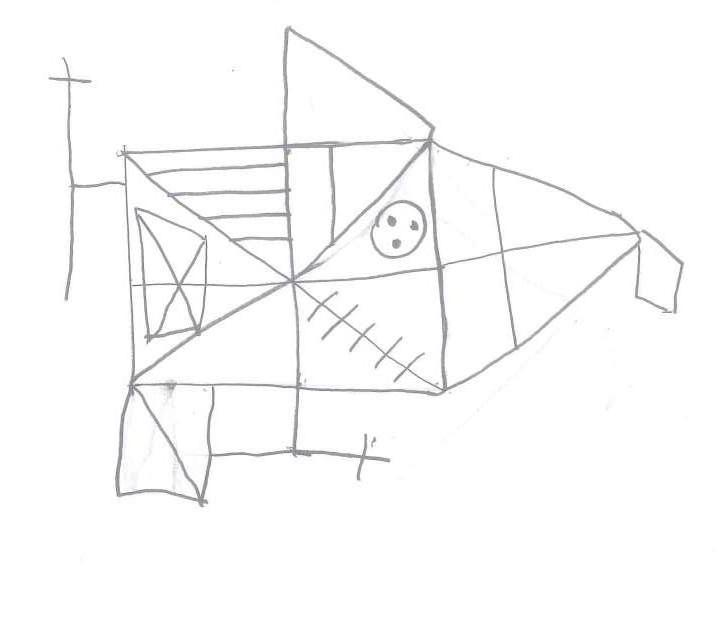
#> input picture notebooks/images/Colombia008_f4_NaN.jpg, 722 x 620 px, given in place of C9_none_foto_20190307_123539.jpg, which was not available
$ python houghlines_preprocessing.py --image notebooks/images/Colombia008_f4_NaN.jpg   (older library calls are emulated)
#> lines starting #> are read from the running program, lines starting #| are printed output that depends on the picture; after the words box and inside, x2 and y2 are one past the last pixel; in counts of white or black regions, pixels touching at a corner belong together; pictures that were not available may be replaced by others from this repository, and a replacement may not be noted
### src/data_preprocessing/helpers.py
import numpy as np
from skimage.transform import resize
from skimage import filters


# [14 lines of commented-out code are left out]


# [15 lines left out: function resize_padded, not called in this run]


# normalize image to zero mean and unit variance
def normalize(img):
    img = (img - np.mean(img)) / np.std(img)
    return img


# make image interpretable again as grayscale image (=~ undo normalization)
# [5 lines left out: function undo_normalization, not called in this run]


def cutdown(img, threshold=0.94, pad=0):
    threshold = threshold + 10 * np.finfo(float).eps
    i = 0
    while np.min(img[i, :]) > threshold:
        i = i + 1
        if i >= np.shape(img)[0]:
            i = 0
            break
    img = img[max(0, i - pad):, :]

    i = 0
    while np.min(img[np.shape(img)[0] - 1 - i, :]) > threshold:
        i = i + 1
        if i >= np.shape(img)[0]:
            i = 0
            break
    img = img[0:np.shape(img)[0] - max(i - pad, 0), :]

    i = 0
    while np.min(img[:, i]) > threshold:
        i = i + 1
        if i >= np.shape(img)[1]:
            i = 0
            break
    img = img[:, max(i - pad, 0):]

    i = 0
    while np.min(img[:, np.shape(img)[1] - 1 - i]) > threshold:
        i = i + 1
        if i >= np.shape(img)[1]:
            i = 0
            break
    img = img[:, 0:np.shape(img)[1] - max(i - pad, 0)]

    return img


# [8 lines left out: function blur_lines, not called in this run]

# [297 lines of commented-out code are left out]

### houghlines_preprocessing.py
import argparse
from cv2 import imread
import cv2
import matplotlib.pyplot as plt
import numpy as np

from constants import DEFAULT_CANVAS_SIZE
from src.data_preprocessing.helpers import cutdown, resize_padded

parser = argparse.ArgumentParser()
parser.add_argument('--image', type=str, required=False)
parser.add_argument('--size', nargs='+', default=DEFAULT_CANVAS_SIZE, type=int, help='height and width')
args = parser.parse_args()


def adjust_gamma(image, gamma=1.0):
    inv_gamma = 1.0 / gamma
    table = np.array([((i / 255.0) ** inv_gamma) * 255
                      for i in np.arange(0, 256)]).astype("uint8")
    return cv2.LUT(image, table)


def preprocess_image_hough(image):
    """
    see: https://stackoverflow.com/questions/45322630/how-to-detect-lines-in-opencv
    this might also be useful for cutdown: https://www.py4u.net/discuss/148097
    """
    image = cv2.imread(image)
    image_grayscale = cv2.cvtColor(image, cv2.COLOR_BGR2GRAY)

    image_erosion = cv2.erode(image_grayscale, kernel=(5, 5))
    image_gamma_adjust = adjust_gamma(image_erosion, gamma=3)

    # cutdown
    thresh_cut = np.percentile(image_gamma_adjust, 4)
    image_cutdown = cutdown(img=image_gamma_adjust, threshold=thresh_cut)

    # whiten background
    thresh_white = np.percentile(image_cutdown, 8)
    image_cutdown[image_cutdown > thresh_white] = 255

    # blur
    kernel_size = 5
    blur_gray = cv2.GaussianBlur(image_cutdown, (kernel_size, kernel_size), 0)

    low_threshold = 50
    high_threshold = 150
    edges = cv2.Canny(blur_gray, low_threshold, high_threshold)

    rho = 1
    theta = np.pi / 180
    threshold = 10
    min_line_length = 10
    max_line_gap = 10
    line_image = np.copy(cv2.cvtColor(image_cutdown, cv2.COLOR_GRAY2BGR)) * 0

    lines = cv2.HoughLinesP(edges, rho, theta, threshold, np.array([]), min_line_length, max_line_gap)

    if lines is None:
        print('No lines found!')
        return image_grayscale, image_cutdown, image

    for line in lines:
        for x1, y1, x2, y2 in line:
            cv2.line(line_image, (x1, y1), (x2, y2), (0, 255, 0), 5)

    lines_edges = cv2.addWeighted(cv2.cvtColor(image_cutdown, cv2.COLOR_GRAY2BGR), 0.5, line_image, 1, 0)

    return image_grayscale, image_cutdown, lines_edges


def main(image_file):
    image_grayscale, image_binary, lines_edges = preprocess_image_hough(image_file)
#> in preprocess_image_hough, image is the input picture: shape (620, 722, 3); mean B, G, R 250.3, 250.3, 250.3
#> in adjust_gamma, `return cv2.LUT(image, table)`:
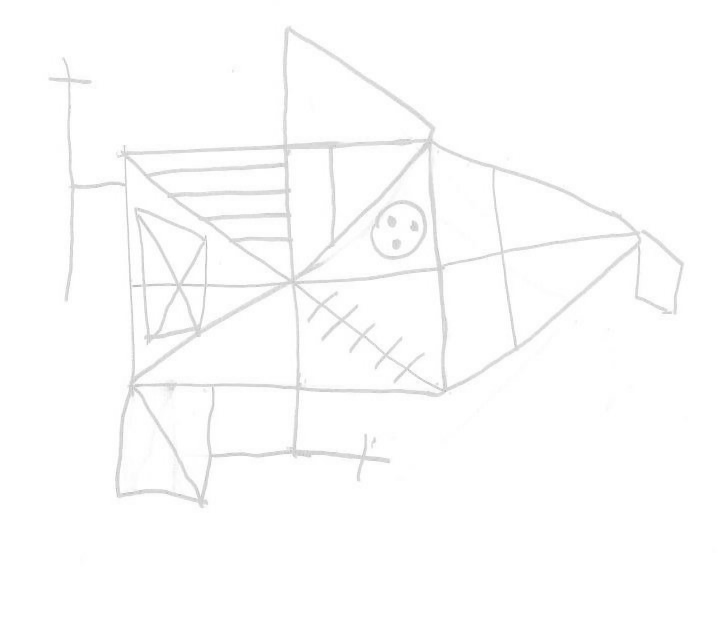
#> returned value: shape (620, 722); min 184, max 255, mean 252.7
#> in preprocess_image_hough, `thresh_cut = np.percentile(image_gamma_adjust, 4)`: thresh_cut = 225
#> the loop in cutdown, `while np.min(img[i, :]) > threshold:` made 27 passes
#> after the loop in cutdown, `while np.min(img[i, :]) > threshold:`: i = 27
#> the loop in cutdown, `while np.min(img[np.shape(img)[0] - 1 - i, :]) > threshold:` made 112 passes
#> after the loop in cutdown, `while np.min(img[np.shape(img)[0] - 1 - i, :]) > threshold:`: i = 112
#> in cutdown, `img = img[0:np.shape(img)[0] - max(i - pad, 0), :]`:
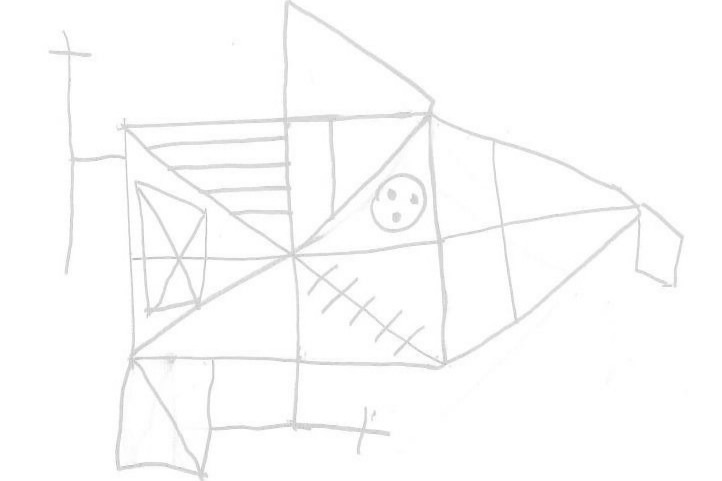
#> img: shape (481, 722); min 184, max 255, mean 252
#> the loop in cutdown, `while np.min(img[:, i]) > threshold:` made 49 passes
#> after the loop in cutdown, `while np.min(img[:, i]) > threshold:`: i = 49
#> in cutdown, `img = img[:, max(i - pad, 0):]`:
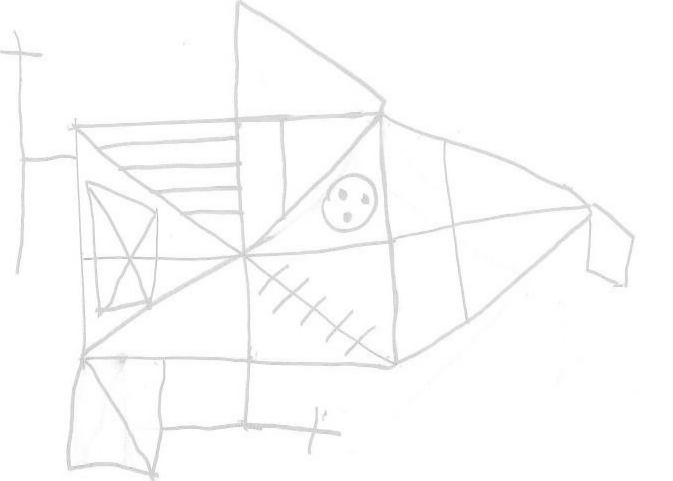
#> img: shape (481, 673); min 184, max 255, mean 251.8
#> the loop in cutdown, `while np.min(img[:, np.shape(img)[1] - 1 - i]) > threshold:` made 39 passes
#> after the loop in cutdown, `while np.min(img[:, np.shape(img)[1] - 1 - i]) > threshold:`: i = 39
#> in cutdown, `img = img[:, 0:np.shape(img)[1] - max(i - pad, 0)]`:
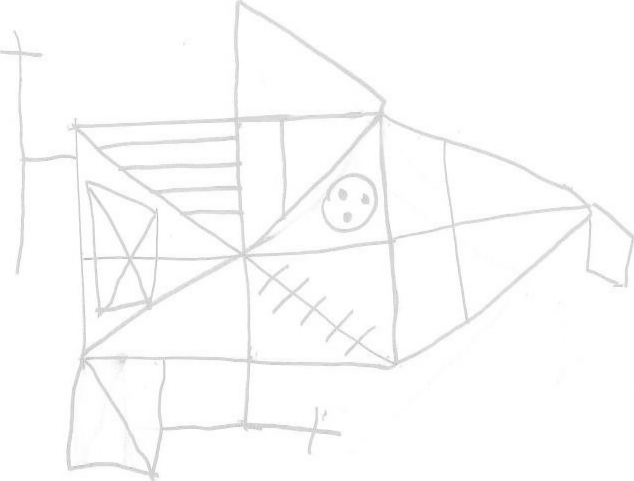
#> img: shape (481, 634); min 184, max 255, mean 251.6
#> in preprocess_image_hough, `thresh_white = np.percentile(image_cutdown, 8)`: thresh_white = 241
#> in preprocess_image_hough, `edges = cv2.Canny(blur_gray, low_threshold, high_threshold)`:
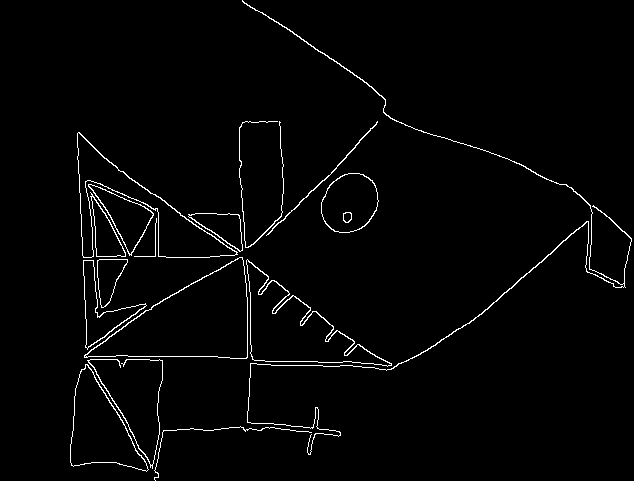
#> edges: shape (481, 634); 2.1% white in thin lines or dots, all inside (x1, y1, x2, y2) = (70, 0, 632, 481)
#> in preprocess_image_hough, `line_image = np.copy(cv2.cvtColor(image_cutdown, cv2.COLOR_GRAY2BGR)) ..`: line_image: shape (481, 634, 3); every value is 0
#> in preprocess_image_hough, `lines = cv2.HoughLinesP(edges, rho, theta, threshold, np.array([]), mi..`: lines = 220 rows, first 6: [285, 290, 328, 322], [163, 299, 242, 257], [241, 185, 243, 221], [234, 255, 247, 265], [85, 181, 92, 230], [109, 162, 126, 174]
#> the loop in preprocess_image_hough, `for line in lines:` made 220 passes
#> after the loop in preprocess_image_hough, `for line in lines:`:
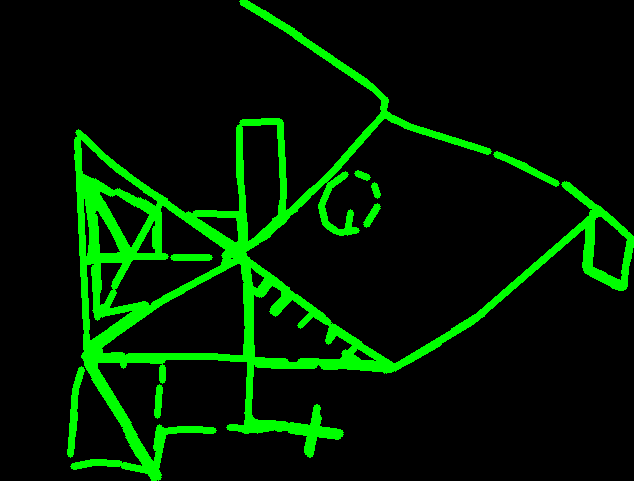
#> line_image: shape (481, 634, 3); mean of channels 0, 1, 2 0, 28, 0; drawn as B, G, R
#> in preprocess_image_hough, `lines_edges = cv2.addWeighted(cv2.cvtColor(image_cutdown, cv2.COLOR_GR..`:
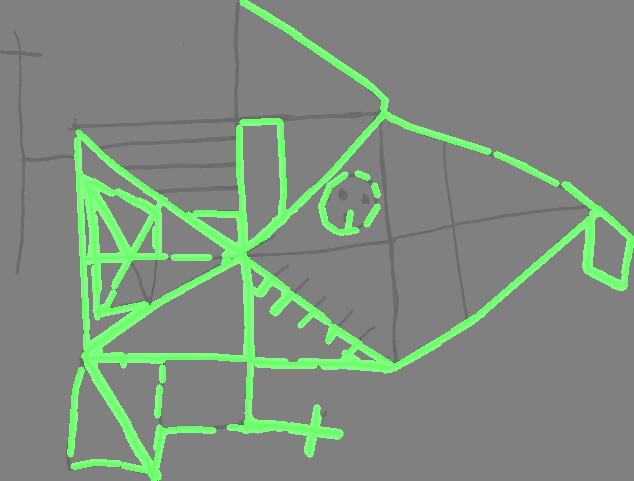
#> lines_edges: shape (481, 634, 3); mean of channels 0, 1, 2 126.6, 141.4, 126.6; drawn as B, G, R
    lines_edges = cv2.cvtColor(lines_edges, cv2.COLOR_BGR2RGB)

    fig, axs = plt.subplots(nrows=1, ncols=3, figsize=(12, 4))
    axs[0].imshow(image_grayscale, cmap='gray')
    axs[1].imshow(image_binary, cmap='gray')
    axs[2].imshow(lines_edges)

    plt.show()
    plt.close()


if __name__ == '__main__':
    data_root = '/Users/maurice/phd/src/rey-figure/data_preprocessing/ReyFigures/data2021/'
    scan = data_root + 'USZ_scans/14802C_NaN_dava_120190308092244_Seite_01.jpg'
    # photo = data_root + 'USZ_fotos/C65xx01R1_NaN_foto_20190321_114206.jpg'
    photo = data_root + 'USZ_fotos/C9_none_foto_20190307_123539.jpg'
    # photo = data_root + 'USZ_fotos/C5694C1K_none_foto_20190306_173942.jpg'

    main(photo)
